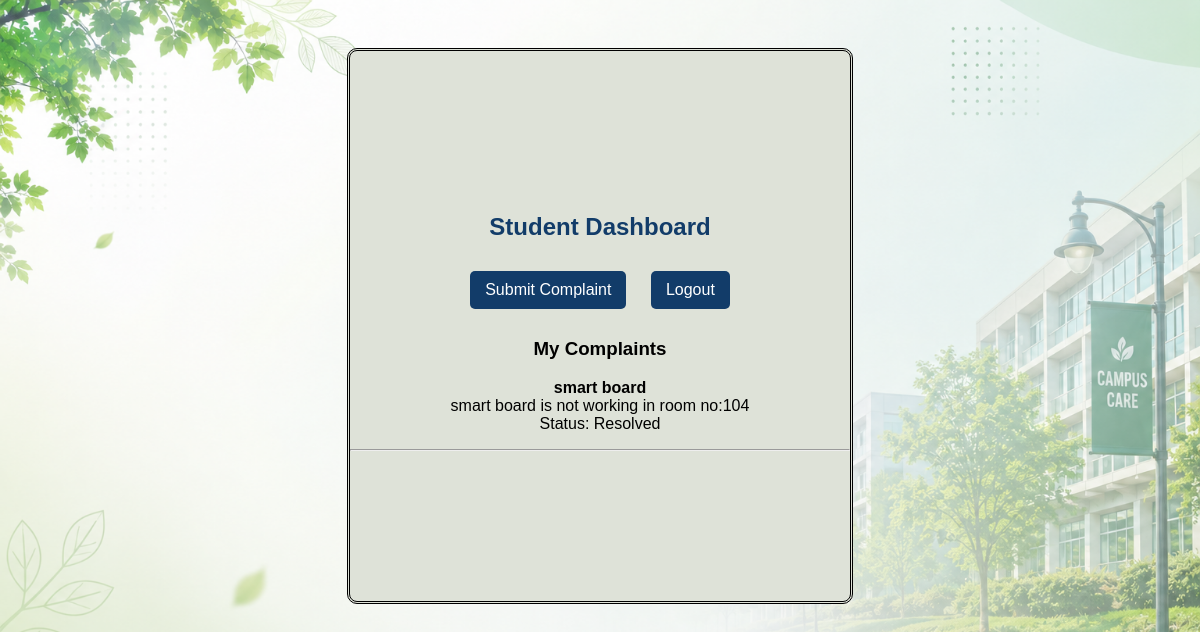
Page /student (signed in) on the earlier database version.
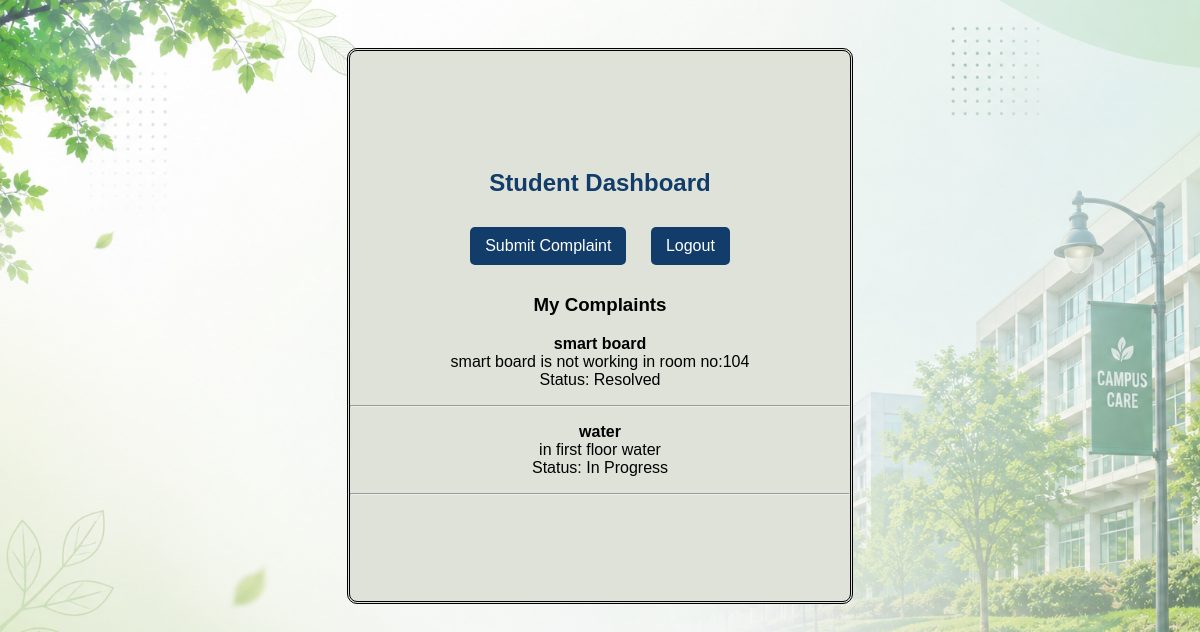
Same page on the later database version.
### tables this page shows
CREATE TABLE complaints(
        id INTEGER PRIMARY KEY AUTOINCREMENT,
        email TEXT,
        title TEXT,
        description TEXT,
        status TEXT
    );

### app.py (the view)
@app.route("/student")
def student():
    if "email" not in session:
        return redirect("/login")
    con = db()
    complaints = con.execute(
        "SELECT * FROM complaints WHERE email=?",
        (session["email"],)
    ).fetchall()
    con.close()
    return render_template("student.html", complaints=complaints)

### app.py (called while the page is built)
def db():
    return sqlite3.connect("campuscare.db")

### templates/student.html (shortened to what this page needs)
<!DOCTYPE html>
<html>
<head>
</head>
<body>
    <link rel="stylesheet" href="/static/style.css">
<div class="care">
<h2>Student Dashboard</h2>
<a href="/complaint">Submit Complaint</a>
<a href="/logout">Logout</a>
<h3>My Complaints</h3>
{% for complaint in complaints %}
<p>
    <b>{{ complaint[2] }}</b><br>
    {{ complaint[3] }}<br>
    Status: {{ complaint[4] }}
</p>
<hr>
{% endfor %}
</div>
</body>
</html>

Differences in the rows shown:
added complaints: title "water", description "in first floor water", status "In Progress"
